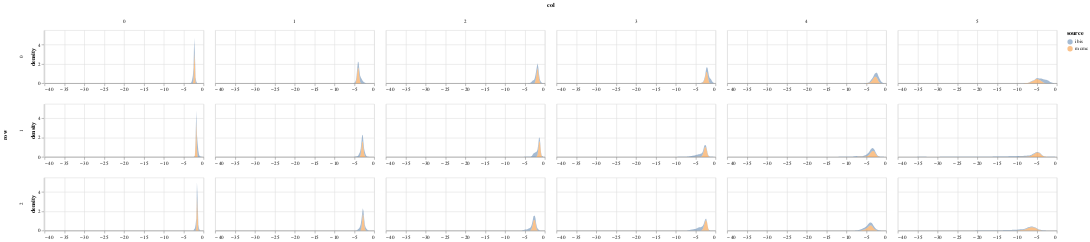

Source (notebook cell):
### Code cell
param = 'alpha'
df = get_post_df(mcmcps[param]) 
df['source'] = 'mcmc'


df3 = get_post_df(smcps[param]) 
df3['source'] = 'ibis'

plot_density(pd.concat([df, df3]), height=100)

### Figure 1 — Vega-Lite specification as saved in the notebook (floating-point values rounded to 4 significant figures; data arrays with more than 128 entries replaced by an {"elided": "..."} marker saying what was removed)
{"config": {"view": {"continuousWidth": 400, "continuousHeight": 300}}, "data": {"name": "data-a05dcad94d4f79686ab3b0d8972c00c1"}, "mark": {"type": "area", "opacity": 0.5}, "encoding": {"color": {"type": "nominal", "field": "source"}, "column": {"type": "quantitative", "field": "col"}, "row": {"type": "quantitative", "field": "row"}, "x": {"type": "quantitative", "field": "value", "title": null}, "y": {"type": "quantitative", "field": "density"}}, "height": 100, "resolve": {"scale": {"x": "independent"}}, "transform": [{"fold": ["value"]}, {"density": "value", "groupby": ["row", "col", "source"]}], "width": 300, "$schema": "https://vega.github.io/schema/vega-lite/v4.8.1.json", "datasets": {"data-a05dcad94d4f79686ab3b0d8972c00c1": {"elided": "27000 records"}}}
